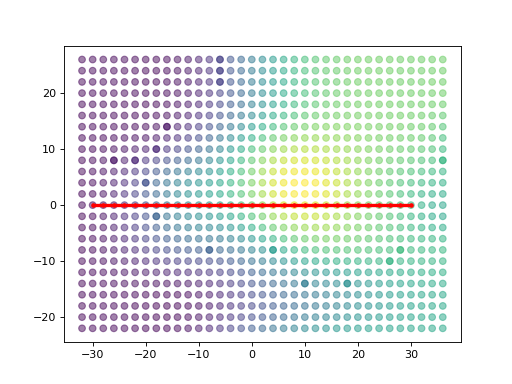

Here is the Python script that generated this plot:
import matplotlib.pyplot as plt
import numpy as np
# >>>
import humanfactorspy
from humanfactorspy.geometry import LoadOBJ, CommonRotations
from humanfactorspy.graphgenerator import GenerateGraph
from humanfactorspy.raytracer import EmbreeBVH
from humanfactorspy.pathfinding import DijkstraShortestPath
from humanfactorspy.spatialstructures.cost_algorithms import (
                                    CalculateEnergyExpenditure, CostAlgorithmKeys)

# Get a sample model path
obj_path = humanfactorspy.get_sample_model("energy_blob_zup.obj")
# >>>
# Load the obj file
obj = LoadOBJ(obj_path)
# >>>
# Create a BVH
bvh = EmbreeBVH(obj)
# >>>
# Set the graph parameters
start_point = (-30, 0, 20)
spacing = (2, 2, 180)
max_nodes = 5000
up_step, down_step = 30, 70
up_slope, down_slope = 60, 60
max_step_connections = 1
# >>>
# Generate the Graph
graph = GenerateGraph(bvh, start_point, spacing, max_nodes,
                        up_step,up_slope,down_step,down_slope,
                        max_step_connections, cores=-1)

# Get Nodes
nodes = graph.getNodes()
print(f"Graph Generated with {len(nodes.array)} nodes")
# Graph Generated with 886 nodes

# Define a start and end point in x,y
p_desired = np.array([[-30,0],[30,0]])
closest_nodes = graph.get_closest_nodes(p_desired,z=False)
print("Closest Node: ", closest_nodes)
# Closest Node:  [  0 795]

from scipy.spatial.distance import cdist
closest_nodes_all = cdist(graph.get_node_points(), graph.get_node_points())
# >>>
# Define a start and end node to use for the path (from, to)
start_id, end_id = closest_nodes[0], closest_nodes[1]
# >>>
# Call the shortest path
path = DijkstraShortestPath(graph, start_id, end_id)
# >>>
# As the cost array is numpy, simple operations to sum the total cost can be calculated
path_sum = np.sum(path['cost_to_next'])
print('Total path cost: ', path_sum)
# Total path cost:  62.02023

# Get the x,y,z values of the nodes at the given path ids
path_xyz = np.take(nodes[['x','y','z']], path['id'])
# >>>
# Extract the xyz locations of the nodes
x_nodes, y_nodes, z_nodes = nodes['x'], nodes['y'], nodes['z']
# >>>
# Extract the xyz locations of the path nodes
x_path, y_path, z_path = path_xyz['x'], path_xyz['y'], path_xyz['z']
# >>>
# Plot the graph
plt.scatter(x_nodes, y_nodes, c=z_nodes, alpha=0.5) # doctest: +SKIP
plt.plot(x_path,y_path, c="red", marker='.',linewidth=3) # doctest: +SKIP
plt.show() # doctest: +SKIP
